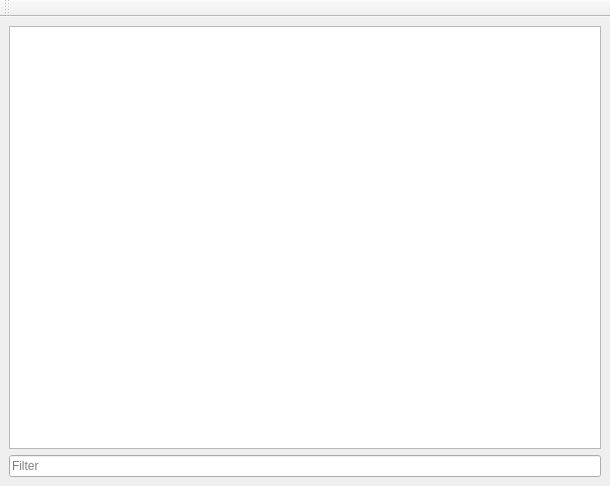
<?xml version="1.0" encoding="UTF-8"?>
<ui version="4.0">
 <class>MainWindow</class>
 <widget class="QMainWindow" name="MainWindow">
  <property name="geometry">
   <rect>
    <x>0</x>
    <y>0</y>
    <width>610</width>
    <height>486</height>
   </rect>
  </property>
  <property name="windowTitle">
   <string>MainWindow</string>
  </property>
  <property name="documentMode">
   <bool>false</bool>
  </property>
  <widget class="QWidget" name="centralwidget">
   <property name="sizePolicy">
    <sizepolicy hsizetype="Expanding" vsizetype="Expanding">
     <horstretch>0</horstretch>
     <verstretch>0</verstretch>
    </sizepolicy>
   </property>
   <property name="minimumSize">
    <size>
     <width>0</width>
     <height>469</height>
    </size>
   </property>
   <layout class="QVBoxLayout" name="verticalLayout_2">
    <item>
     <widget class="QTableView" name="table">
      <property name="sizePolicy">
       <sizepolicy hsizetype="Expanding" vsizetype="Expanding">
        <horstretch>0</horstretch>
        <verstretch>0</verstretch>
       </sizepolicy>
      </property>
      <property name="editTriggers">
       <set>QAbstractItemView::NoEditTriggers</set>
      </property>
      <property name="selectionMode">
       <enum>QAbstractItemView::SingleSelection</enum>
      </property>
      <property name="selectionBehavior">
       <enum>QAbstractItemView::SelectRows</enum>
      </property>
      <attribute name="horizontalHeaderCascadingSectionResizes">
       <bool>true</bool>
      </attribute>
      <attribute name="horizontalHeaderHighlightSections">
       <bool>false</bool>
      </attribute>
      <attribute name="horizontalHeaderStretchLastSection">
       <bool>true</bool>
      </attribute>
      <attribute name="verticalHeaderCascadingSectionResizes">
       <bool>false</bool>
      </attribute>
     </widget>
    </item>
    <item>
     <widget class="QLineEdit" name="filterLine">
      <property name="placeholderText">
       <string>Filter</string>
      </property>
     </widget>
    </item>
   </layout>
  </widget>
  <widget class="QToolBar" name="toolBar">
   <property name="windowTitle">
    <string>toolBar</string>
   </property>
   <attribute name="toolBarArea">
    <enum>TopToolBarArea</enum>
   </attribute>
   <attribute name="toolBarBreak">
    <bool>false</bool>
   </attribute>
  </widget>
 </widget>
 <resources/>
 <connections/>
</ui>
